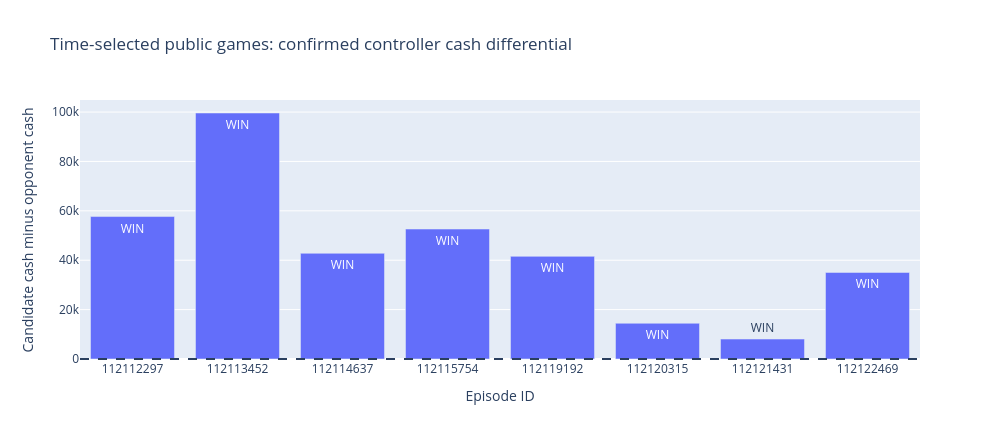

Source (notebook cell):
### Markdown cell above
## What the submitted controller does in its public games
Each bar is a recorded result, not a simulated counterfactual. Missing or ambiguous seat identities are not imputed. The next research intervention should be grounded in these observations rather than stale baseline results.

### Code cell
rows=D.get('replays',[])
fig=go.Figure(go.Bar(x=[r['episode_id'] for r in rows],y=[r['cash_margin'] for r in rows],text=[r['outcome'] for r in rows],textposition='auto'))
fig.add_hline(y=0,line_dash='dash');fig.update_layout(title='Time-selected public games: confirmed controller cash differential',xaxis_title='Episode ID',yaxis_title='Candidate cash minus opponent cash',height=440,width=1000)
if not rows:fig.add_annotation(text='No public replay evidence acquired in this run',showarrow=False,xref='paper',yref='paper',x=.5,y=.5)
show(fig)
print(json.dumps({'updates':D.get('updates',{}),'broad_metadata':D.get('broad_metadata',{}),'episode_feedback_status':D.get('episode_feedback_status'),'warnings':D.get('warnings',[])},indent=2))

### Figure 1 — Plotly figure (JSON) as saved in the notebook; plotly's stock layout.template omitted (floating-point values rounded to 4 significant figures)
{"data": [{"text": ["WIN", "WIN", "WIN", "WIN", "WIN", "WIN", "WIN", "WIN"], "textposition": "auto", "type": "bar", "x": ["112112297", "112113452", "112114637", "112115754", "112119192", "112120315", "112121431", "112122469"], "y": [57690.0, 99620.0, 42800.0, 52630.0, 41560.0, 14470.0, 8069.0, 35050.0]}], "layout": {"height": 440, "shapes": [{"line": {"dash": "dash"}, "type": "line", "x0": 0, "x1": 1, "xref": "x domain", "y0": 0, "y1": 0, "yref": "y"}], "title": {"text": "Time-selected public games: confirmed controller cash differential"}, "width": 1000, "xaxis": {"title": {"text": "Episode ID"}}, "yaxis": {"title": {"text": "Candidate cash minus opponent cash"}}}}
